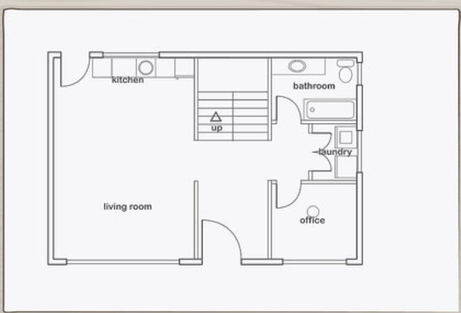
#> input picture uploads/Screenshot 2026-09-08 074503.png, 461 x 313 px, shrunk from 760 x 517 before the run
$ python test_extractor.py
#> lines starting #> are read from the running program, lines starting #| are printed output that depends on the picture; after the words box and inside, x2 and y2 are one past the last pixel; in counts of white or black regions, pixels touching at a corner belong together
import cv2
import numpy as np

def extract_blueprint_geometry(img_path, target_width_m=12.0, floor_h=2.8):
#> called with img_path = 'uploads/Screenshot 2026-09-08 074503.png', target_width_m = 12, floor_h = 2.8
    img = cv2.imread(img_path)
#> img is the input picture: shape (313, 461, 3); mean B, G, R 238.5, 237.1, 237.6
    if img is None:
        print("Image not found:", img_path)
        return
    h_px, w_px = img.shape[:2]
#> h_px = 313; w_px = 461
    gray = cv2.cvtColor(img, cv2.COLOR_BGR2GRAY)

    # Invert if dark background
    if np.mean(gray) < 127:
        gray = 255 - gray

    # Otsu threshold
    _, bin_inv = cv2.threshold(gray, 0, 255, cv2.THRESH_BINARY_INV + cv2.THRESH_OTSU)
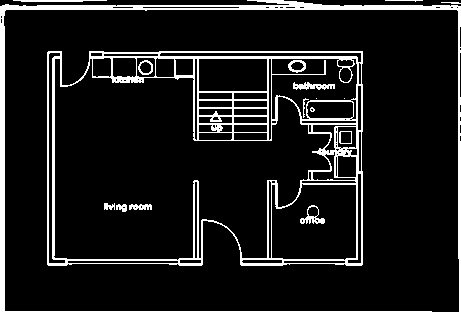
#> bin_inv: shape (313, 461); 10.7% white; 17 white regions (3 under 20 px), largest, box (x1, y1, x2, y2) and area: (47, 51, 363, 266) 8884, (0, 0, 461, 313) 5460, (293, 82, 335, 90) 199

    # Horizontal and vertical structural wall lines
    h_len = max(8, int(w_px * 0.035))
#> h_len = 16
    v_len = max(8, int(h_px * 0.035))
#> v_len = 10
    h_kernel = cv2.getStructuringElement(cv2.MORPH_RECT, (h_len, 1))
    v_kernel = cv2.getStructuringElement(cv2.MORPH_RECT, (1, v_len))
#> v_kernel = [1, 1, 1, 1, 1, 1, 1, 1, 1, 1]

    h_lines = cv2.morphologyEx(bin_inv, cv2.MORPH_OPEN, h_kernel)
#> h_lines: shape (313, 461); 5.3% white; 36 white regions (3 under 20 px), largest, box (x1, y1, x2, y2) and area: (0, 0, 461, 10) 2254, (0, 311, 461, 313) 894, (90, 56, 359, 59) 737
    v_lines = cv2.morphologyEx(bin_inv, cv2.MORPH_OPEN, v_kernel)
#> v_lines: shape (313, 461); 4.3% white; 44 white regions (11 under 20 px), largest, box (x1, y1, x2, y2) and area: (0, 6, 5, 313) 1516, (458, 7, 461, 313) 751, (52, 57, 55, 261) 604
    walls_mask = cv2.bitwise_or(h_lines, v_lines)
#> walls_mask: shape (313, 461); 9.5% white; 16 white regions (4 under 20 px)

    # Building envelope
    pts = cv2.findNonZero(walls_mask)
#> pts = contour of 13641 points, box (x1, y1, x2, y2) (0, 0, 461, 313), area 1986
    if pts is None:
        pts = cv2.findNonZero(bin_inv)
    bx, by, bw, bh = cv2.boundingRect(pts)
#> bx = 0; by = 0; bw = 461; bh = 313

    scale = target_width_m / max(10, bw)
#> scale = 0.026
    bl_m = round(bh * scale, 2)
#> bl_m = 8.15
    cx_px = bx + bw / 2.0
#> cx_px = 230.5
    cy_px = by + bh / 2.0
#> cy_px = 156.5

    # Extract wall rectangles
    wall_contours, _ = cv2.findContours(walls_mask, cv2.RETR_EXTERNAL, cv2.CHAIN_APPROX_SIMPLE)
#> wall_contours = 4 contours, 2 with area under 20; largest, box (x1, y1, x2, y2) and area: (0, 0, 461, 313) 141202, (14, 0, 108, 2) 62
    walls_3d = []
    w_idx = 1
    for c in wall_contours:
        if cv2.contourArea(c) < 25:
            continue
        wx, wy, ww, wh = cv2.boundingRect(c)
        cx_m = round((wx + ww / 2.0 - cx_px) * scale, 2)
        cz_m = round((wy + wh / 2.0 - cy_px) * scale, 2)
        w_m = max(0.18, round(ww * scale, 2))
        d_m = max(0.18, round(wh * scale, 2))
        walls_3d.append({
            'id': f'cv_wall_{w_idx}',
            'cx': cx_m, 'cz': cz_m, 'width': w_m, 'depth': d_m, 'height': floor_h
        })
        w_idx += 1
#> this loop made 4 passes
#> (wx, wy, ww, wh, cx_m, cz_m, w_m, d_m) on passes 3 to 4: (0, 0, 461, 313, 0, 0, 12, 8.15), (14, 0, 94, 2, -4.41, -4.05, 2.45, 0.18)
#> c on pass 2: [[386, 0], [423, 0]]
#> after the loop, w_idx = 3; walls_3d = 2 items

    # Extract rooms: close doors
    close_k = cv2.getStructuringElement(cv2.MORPH_RECT, (25, 25))
    closed_walls = cv2.morphologyEx(walls_mask, cv2.MORPH_CLOSE, close_k)
#> closed_walls: shape (313, 461); 20.7% white; 3 white regions, box (x1, y1, x2, y2) and area: (89, 51, 364, 267) 18535, (0, 0, 461, 313) 7863, (47, 52, 204, 267) 3418

    # Crop inside building bounding box
    inner_envelope = np.zeros_like(closed_walls)
    inner_envelope[by+4:by+bh-4, bx+4:bx+bw-4] = 255
    rooms_binary = cv2.bitwise_and(cv2.bitwise_not(closed_walls), inner_envelope)
#> rooms_binary: shape (313, 461); 78.4% white; 3 black regions, box (x1, y1, x2, y2) and area: (89, 51, 364, 267) 18535, (0, 0, 461, 313) 9145, (47, 52, 204, 267) 3418

    room_contours, _ = cv2.findContours(rooms_binary, cv2.RETR_EXTERNAL, cv2.CHAIN_APPROX_SIMPLE)
#> room_contours = [[[5, 10], [5, 308], [456, 308], [456, 10]]]
    rooms_3d = []
    min_room_area = (bw * bh) * 0.015
#> min_room_area = 2164.4
    r_idx = 1
    for c in room_contours:
        area_px = cv2.contourArea(c)
        if area_px < min_room_area:
            continue
        rx, ry, rw, rh = cv2.boundingRect(c)
        cx_m = round((rx + rw / 2.0 - cx_px) * scale, 2)
        cz_m = round((ry + rh / 2.0 - cy_px) * scale, 2)
        rw_m = round(rw * scale, 2)
        rl_m = round(rh * scale, 2)
        sqm = round(rw_m * rl_m, 2)
        rooms_3d.append({
            'id': f'cv_room_{r_idx}',
            'name': f'Room {r_idx}',
            'area_sqm': sqm,
            'cx': cx_m, 'cz': cz_m, 'width': rw_m, 'length': rl_m
        })
        r_idx += 1
#> this loop made 1 pass
#> (c, area_px, rx, ry, rw, rh, cx_m, cz_m) on pass 1: ([[5, 10], [5, 308], [456, 308], [456, 10]], 134398, 5, 10, 452, 299, 0.01, 0.08)
#> after the loop, r_idx = 2; rooms_3d = 1 item

    print(f"Done {img_path}: Envelope={target_width_m}mx{bl_m}m | Walls={len(walls_3d)} | Rooms={len(rooms_3d)}")
#| Done uploads/Screenshot 2026-09-08 074503.png: Envelope=12.0mx8.15m | Walls=2 | Rooms=1
    for r in rooms_3d[:6]:
        print(f"  {r['name']}: {r['area_sqm']} m² at ({r['cx']}, {r['cz']})")
#> this loop made 1 pass
#|   Room 1: 91.57 m² at (0.01, 0.08)

if __name__ == "__main__":
    extract_blueprint_geometry("uploads/Screenshot 2026-09-08 074503.png")
    extract_blueprint_geometry("uploads/Screenshot 2026-09-08 074533.png")
#> call 2 of extract_blueprint_geometry, with img_path = 'uploads/Screenshot 2026-09-08 074533.png', target_width_m = 12, floor_h = 2.8
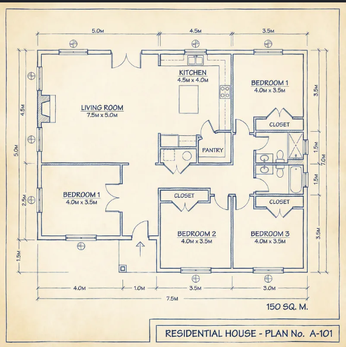
#> input picture uploads/Screenshot 2026-09-08 074533.png, 346 x 347 px, shrunk from 571 x 572 before the run
#> in extract_blueprint_geometry, img is the input picture: shape (347, 346, 3); mean B, G, R 208.4, 226.3, 233.5
#> in extract_blueprint_geometry (call 2), `_, bin_inv = cv2.threshold(gray, 0, 255, cv2.THRESH_BINARY_INV + cv2.T..`: bin_inv: shape (347, 346); 11.8% white in thin lines or dots
#> in extract_blueprint_geometry (call 2), `h_lines = cv2.morphologyEx(bin_inv, cv2.MORPH_OPEN, h_kernel)`: h_lines: shape (347, 346); 4.7% white; 71 white regions (24 under 20 px), largest, box (x1, y1, x2, y2) and area: (0, 0, 346, 3) 1038, (122, 8, 341, 10) 364, (42, 162, 130, 166) 340
#> in extract_blueprint_geometry (call 2), `v_lines = cv2.morphologyEx(bin_inv, cv2.MORPH_OPEN, v_kernel)`: v_lines: shape (347, 346); 2.8% white in thin lines or dots
#> in extract_blueprint_geometry (call 2), `walls_mask = cv2.bitwise_or(h_lines, v_lines)`: walls_mask: shape (347, 346); 7.5% white in thin lines or dots
#> in extract_blueprint_geometry (call 2), `pts = cv2.findNonZero(walls_mask)`: pts = contour of 8978 points, box (x1, y1, x2, y2) (0, 0, 346, 344), area 32280
#> in extract_blueprint_geometry (call 2), `bx, by, bw, bh = cv2.boundingRect(pts)`: bw = 346; bh = 344
#> in extract_blueprint_geometry (call 2), `scale = target_width_m / max(10, bw)`: scale = 0.0347
#> in extract_blueprint_geometry (call 2), `bl_m = round(bh * scale, 2)`: bl_m = 11.93
#> in extract_blueprint_geometry (call 2), `cx_px = bx + bw / 2.0`: cx_px = 173
#> in extract_blueprint_geometry (call 2), `cy_px = by + bh / 2.0`: cy_px = 172
#> in extract_blueprint_geometry (call 2), `wall_contours, _ = cv2.findContours(walls_mask, cv2.RETR_EXTERNAL, cv2..`: wall_contours = 68 contours, 52 with area under 20; largest, box (x1, y1, x2, y2) and area: (160, 53, 256, 167) 996, (0, 0, 346, 3) 690, (41, 135, 130, 237) 312, (253, 151, 305, 180) 297, (147, 187, 212, 270) 282
#> the loop in extract_blueprint_geometry (call 2), `for c in wall_contours:` made 68 passes
#> c on passes 1, 2, 4, 5, 6, 7, 8, 9, 10, 11, 12, 16: [[236, 342], [255, 342]], [[170, 336], [181, 336]], [[232, 298], [308, 298]], [[113, 298], [131, 298]], [[77, 298], [101, 298]], [[38, 298], [74, 298]], [[120, 272], [132, 272]], [[37, 259], [37, 274]], [[326, 251], [326, 273]], [[274, 242], [286, 242]], [[201, 242], [212, 242]], [[256, 206], [267, 206]]
#> (wx, wy, ww, wh, cx_m, cz_m, w_m, d_m) on passes 3, 13, 22, 26, 28, 35: (156, 325, 185, 19, 2.62, 5.64, 6.42, 0.66), (37, 213, 96, 29, -3.05, 1.92, 3.33, 1.01), (211, 197, 55, 73, 2.27, 2.13, 1.91, 2.53), (256, 193, 49, 2, 3.73, 0.76, 1.7, 0.18), (147, 187, 65, 83, 0.23, 1.96, 2.25, 2.88), (5, 153, 336, 191, 0, 2.65, 11.65, 6.62)
#> after the loop in extract_blueprint_geometry (call 2), `for c in wall_contours:`: w_idx = 16; walls_3d = 15 items
#> in extract_blueprint_geometry (call 2), `closed_walls = cv2.morphologyEx(walls_mask, cv2.MORPH_CLOSE, close_k)`:
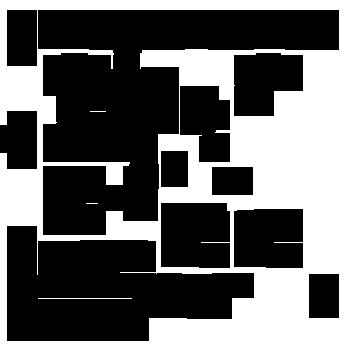
#> closed_walls: shape (347, 346); 39% white; 4 white regions (2 under 20 px), largest, box (x1, y1, x2, y2) and area: (0, 0, 346, 347) 46752, (38, 298, 132, 299) 94
#> in extract_blueprint_geometry (call 2), `rooms_binary = cv2.bitwise_and(cv2.bitwise_not(closed_walls), inner_en..`: rooms_binary: shape (347, 346); 60.7% white; 4 black regions (2 under 20 px)
#> in extract_blueprint_geometry (call 2), `room_contours, _ = cv2.findContours(rooms_binary, cv2.RETR_EXTERNAL, c..`: room_contours = 11 contours; largest, box (x1, y1, x2, y2) and area: (38, 10, 339, 235) 31311, (7, 226, 254, 340) 18602, (161, 203, 230, 268) 4234, (234, 209, 303, 268) 3834, (234, 53, 303, 116) 3404
#> in extract_blueprint_geometry (call 2), `min_room_area = (bw * bh) * 0.015`: min_room_area = 1785.4
#> the loop in extract_blueprint_geometry (call 2), `for c in room_contours:` made 11 passes
#> (area_px, rx, ry, rw, rh, cx_m, cz_m, rw_m) on passes 2, 3, 4, 8, 9, 10: (18601.5, 7, 226, 247, 114, -1.47, 3.85, 8.57), (3833.5, 234, 209, 69, 59, 3.31, 2.31, 2.39), (4234, 161, 203, 69, 65, 0.78, 2.2, 2.39), (2947, 180, 86, 50, 76, 1.11, -1.66, 1.73), (3403.5, 234, 53, 69, 63, 3.31, -3.03, 2.39), (31311, 38, 10, 301, 225, 0.54, -1.72, 10.44)
#> (c, area_px) on passes 1, 5, 6, 11: ([[309, 274], [309, 317], [338, 317], [338, 274]], 1247), ([[212, 167], [212, 194], [252, 194], [252, 167]], 1080), ([[161, 151], [161, 186], [187, 186], [187, 151]], 910), ([[7, 10], [7, 65], [36, 65], [36, 10]], 1595)
#> after the loop in extract_blueprint_geometry (call 2), `for c in room_contours:`: r_idx = 7; rooms_3d = 6 items
#| Done uploads/Screenshot 2026-09-08 074533.png: Envelope=12.0mx11.93m | Walls=15 | Rooms=6
#> the loop in extract_blueprint_geometry (call 2), `for r in rooms_3d[:6]:` made 6 passes
#|   Room 1: 33.85 m² at (-1.47, 3.85)
#|   Room 2: 4.9 m² at (3.31, 2.31)
#|   Room 3: 5.38 m² at (0.78, 2.2)
#|   Room 4: 4.57 m² at (1.11, -1.66)
#|   Room 5: 5.21 m² at (3.31, -3.03)
#|   Room 6: 81.43 m² at (0.54, -1.72)
    extract_blueprint_geometry("sample_blueprints/sample_floor_2unit.jpg")
#> call 3 of extract_blueprint_geometry, with img_path = 'sample_blueprints/sample_floor_2unit.jpg', target_width_m = 12, floor_h = 2.8
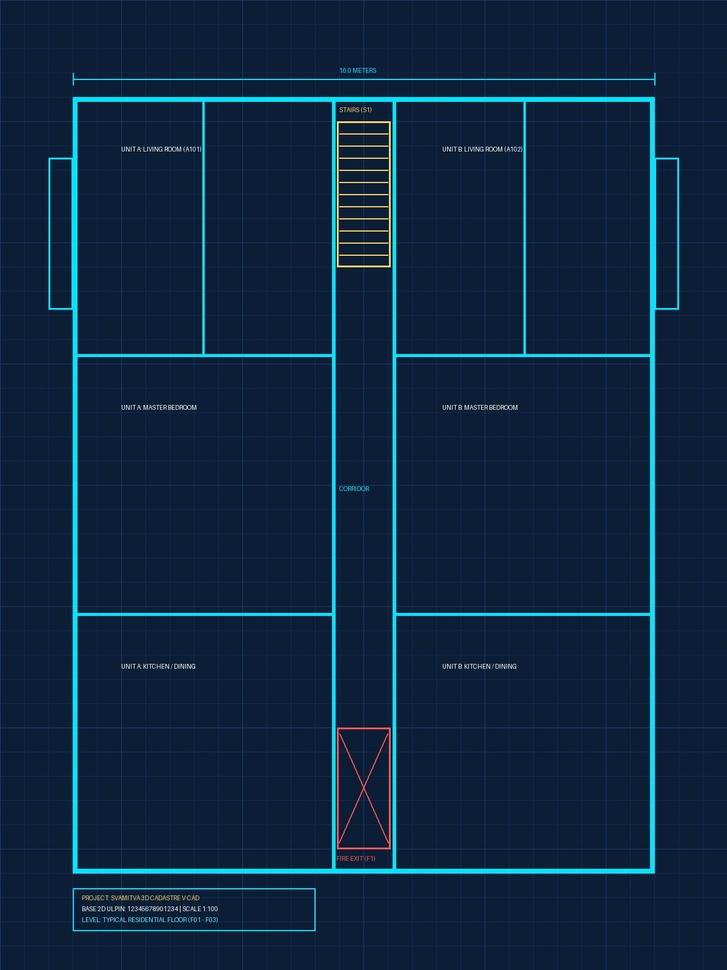
#> input picture sample_blueprints/sample_floor_2unit.jpg, 727 x 970 px, shrunk from 1200 x 1600 before the run
#> in extract_blueprint_geometry, img is the input picture: shape (970, 727, 3); mean B, G, R 63, 38.5, 13.9
#> in extract_blueprint_geometry (call 3), `_, bin_inv = cv2.threshold(gray, 0, 255, cv2.THRESH_BINARY_INV + cv2.T..`: bin_inv: shape (970, 727); 4.4% white; 189 white regions (156 under 20 px), largest, box (x1, y1, x2, y2) and area: (48, 97, 679, 874) 24678, (337, 121, 391, 268) 1723, (337, 728, 391, 849) 831
#> in extract_blueprint_geometry (call 3), `h_lines = cv2.morphologyEx(bin_inv, cv2.MORPH_OPEN, h_kernel)`: h_lines: shape (970, 727); 1.6% white; 28 white regions, largest, box (x1, y1, x2, y2) and area: (73, 97, 655, 102) 2910, (73, 869, 655, 874) 2910, (73, 354, 336, 357) 789
#> in extract_blueprint_geometry (call 3), `v_lines = cv2.morphologyEx(bin_inv, cv2.MORPH_OPEN, v_kernel)`: v_lines: shape (970, 727); 2.4% white; 14 white regions, largest, box (x1, y1, x2, y2) and area: (71, 97, 78, 874) 4190, (650, 97, 656, 874) 4037, (332, 97, 336, 874) 3108
#> in extract_blueprint_geometry (call 3), `walls_mask = cv2.bitwise_or(h_lines, v_lines)`: walls_mask: shape (970, 727); 4% white; 5 white regions
#> in extract_blueprint_geometry (call 3), `pts = cv2.findNonZero(walls_mask)`: pts = contour of 28097 points, box (x1, y1, x2, y2) (48, 79, 679, 931), area 137058
#> in extract_blueprint_geometry (call 3), `bx, by, bw, bh = cv2.boundingRect(pts)`: bx = 48; by = 79; bw = 631; bh = 852
#> in extract_blueprint_geometry (call 3), `scale = target_width_m / max(10, bw)`: scale = 0.019
#> in extract_blueprint_geometry (call 3), `bl_m = round(bh * scale, 2)`: bl_m = 16.2
#> in extract_blueprint_geometry (call 3), `cx_px = bx + bw / 2.0`: cx_px = 363.5
#> in extract_blueprint_geometry (call 3), `cy_px = by + bh / 2.0`: cy_px = 505
#> in extract_blueprint_geometry (call 3), `wall_contours, _ = cv2.findContours(walls_mask, cv2.RETR_EXTERNAL, cv2..`: wall_contours = 3 contours, 1 with area under 20; largest, box (x1, y1, x2, y2) and area: (48, 97, 679, 874) 458258, (73, 888, 316, 931) 10164
#> the loop in extract_blueprint_geometry (call 3), `for c in wall_contours:` made 3 passes
#> (c, wx, wy, ww, wh, cx_m, cz_m, w_m) on pass 1: ([[73, 888], [73, 930], [315, 930], [315, 888]], 73, 888, 243, 43, -3.21, 7.69, 4.62)
#> (wx, wy, ww, wh, cx_m, cz_m, w_m, d_m) on pass 2: (48, 97, 631, 777, 0, -0.37, 12, 14.78)
#> after the loop in extract_blueprint_geometry (call 3), `for c in wall_contours:`: w_idx = 3; walls_3d = 2 items
#> in extract_blueprint_geometry (call 3), `closed_walls = cv2.morphologyEx(walls_mask, cv2.MORPH_CLOSE, close_k)`: closed_walls: shape (970, 727); 8.1% white; 1 white region, box (x1, y1, x2, y2) and area: (48, 79, 679, 931) 56853
#> in extract_blueprint_geometry (call 3), `rooms_binary = cv2.bitwise_and(cv2.bitwise_not(closed_walls), inner_en..`: rooms_binary: shape (970, 727); 67% white; 1 black region
#> in extract_blueprint_geometry (call 3), `room_contours, _ = cv2.findContours(rooms_binary, cv2.RETR_EXTERNAL, c..`: room_contours = 15 contours; largest, box (x1, y1, x2, y2) and area: (396, 357, 650, 613) 64515, (78, 357, 332, 613) 64515, (396, 616, 650, 869) 63756, (78, 616, 332, 869) 63756, (396, 102, 523, 354) 31626
#> in extract_blueprint_geometry (call 3), `min_room_area = (bw * bh) * 0.015`: min_room_area = 8064.2
#> the loop in extract_blueprint_geometry (call 3), `for c in room_contours:` made 15 passes
#> (c, area_px, rx, ry, rw, rh, cx_m, cz_m) on passes 1, 3, 4, 5, 6, 8, 10: ([[74, 889], [74, 926], [313, 926], [313, 889]], 8843, 74, 889, 240, 38, -3.22, 7.66), ([[396, 616], [396, 868], [649, 868], [649, 616]], 63756, 396, 616, 254, 253, 3.03, 4.52), ([[78, 616], [78, 868], [331, 868], [331, 616]], 63756, 78, 616, 254, 253, -3.01, 4.52), ([[396, 357], [396, 612], [649, 612], [649, 357]], 64515, 396, 357, 254, 256, 3.03, -0.38), ([[78, 357], [78, 612], [331, 612], [331, 357]], 64515, 78, 357, 254, 256, -3.01, -0.38), ([[52, 310], [52, 926], [72, 926], [72, 310]], 12320, 52, 310, 21, 617, -5.72, 2.16), ([[526, 102], [526, 353], [649, 353], [649, 102]], 30873, 526, 102, 124, 252, 4.27, -5.27)
#> (c, area_px) on passes 2, 14: ([[339, 729], [339, 847], [388, 847], [388, 729]], 5782), ([[655, 83], [655, 157], [674, 157], [674, 83]], 1406)
#> after the loop in extract_blueprint_geometry (call 3), `for c in room_contours:`: r_idx = 13; rooms_3d = 12 items
#| Done sample_blueprints/sample_floor_2unit.jpg: Envelope=12.0mx16.2m | Walls=2 | Rooms=12
#> the loop in extract_blueprint_geometry (call 3), `for r in rooms_3d[:6]:` made 6 passes
#|   Room 1: 3.28 m² at (-3.22, 7.66)
#|   Room 2: 23.23 m² at (3.03, 4.52)
#|   Room 3: 23.23 m² at (-3.01, 4.52)
#|   Room 4: 23.52 m² at (3.03, -0.38)
#|   Room 5: 23.52 m² at (-3.01, -0.38)
#|   Room 6: 80.12 m² at (2.51, 2.16)
    extract_blueprint_geometry("sample_blueprints/user_test_blueprint.png")
#> call 4 of extract_blueprint_geometry, with target_width_m = 12, floor_h = 2.8
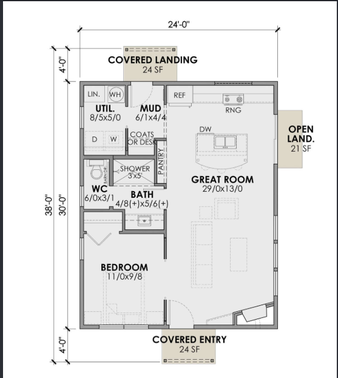
#> input picture sample_blueprints/user_test_blueprint.png, 338 x 378 px, shrunk from 557 x 623 before the run
#> in extract_blueprint_geometry, img is the input picture: shape (378, 338, 3); mean B, G, R 231.1, 231.6, 231.7
#> in extract_blueprint_geometry (call 4), `_, bin_inv = cv2.threshold(gray, 0, 255, cv2.THRESH_BINARY_INV + cv2.T..`: bin_inv: shape (378, 338); 8.7% white; 204 white regions (131 under 20 px), largest, box (x1, y1, x2, y2) and area: (79, 81, 278, 330) 5589, (0, 0, 338, 378) 1847, (224, 176, 254, 183) 134
#> in extract_blueprint_geometry (call 4), `h_lines = cv2.morphologyEx(bin_inv, cv2.MORPH_OPEN, h_kernel)`: h_lines: shape (378, 338); 2.3% white; 12 white regions (2 under 20 px), largest, box (x1, y1, x2, y2) and area: (79, 81, 278, 86) 910, (79, 324, 278, 330) 723, (79, 155, 163, 160) 405
#> in extract_blueprint_geometry (call 4), `v_lines = cv2.morphologyEx(bin_inv, cv2.MORPH_OPEN, v_kernel)`: v_lines: shape (378, 338); 3.5% white; 14 white regions (1 under 20 px), largest, box (x1, y1, x2, y2) and area: (0, 0, 3, 378) 1134, (79, 81, 84, 329) 1118, (273, 81, 278, 329) 888
#> in extract_blueprint_geometry (call 4), `walls_mask = cv2.bitwise_or(h_lines, v_lines)`:
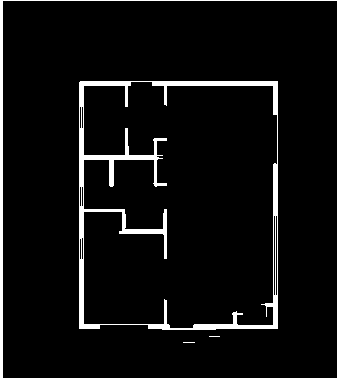
#> walls_mask: shape (378, 338); 5.5% white; 4 white regions (2 under 20 px)
#> in extract_blueprint_geometry (call 4), `pts = cv2.findNonZero(walls_mask)`: pts = contour of 7087 points, box (x1, y1, x2, y2) (0, 0, 338, 378), area 0
#> in extract_blueprint_geometry (call 4), `bx, by, bw, bh = cv2.boundingRect(pts)`: bx = 0; bw = 338; bh = 378
#> in extract_blueprint_geometry (call 4), `scale = target_width_m / max(10, bw)`: scale = 0.0355
#> in extract_blueprint_geometry (call 4), `bl_m = round(bh * scale, 2)`: bl_m = 13.42
#> in extract_blueprint_geometry (call 4), `cx_px = bx + bw / 2.0`: cx_px = 169
#> in extract_blueprint_geometry (call 4), `cy_px = by + bh / 2.0`: cy_px = 189
#> in extract_blueprint_geometry (call 4), `wall_contours, _ = cv2.findContours(walls_mask, cv2.RETR_EXTERNAL, cv2..`: wall_contours = 4 contours, 2 with area under 20; largest, box (x1, y1, x2, y2) and area: (79, 81, 278, 330) 48764, (0, 0, 338, 378) 755
#> the loop in extract_blueprint_geometry (call 4), `for c in wall_contours:` made 4 passes
#> c on passes 1 to 2: [[183, 342], [194, 342]], [[209, 336], [219, 336]]
#> (wx, wy, ww, wh, cx_m, cz_m, w_m, d_m) on passes 3 to 4: (79, 81, 199, 249, 0.34, 0.59, 7.07, 8.84), (0, 0, 338, 378, 0, 0, 12, 13.42)
#> after the loop in extract_blueprint_geometry (call 4), `for c in wall_contours:`: w_idx = 3
#> in extract_blueprint_geometry (call 4), `closed_walls = cv2.morphologyEx(walls_mask, cv2.MORPH_CLOSE, close_k)`: closed_walls: shape (378, 338); 7.2% white; 2 white regions, box (x1, y1, x2, y2) and area: (79, 81, 278, 343) 7332, (0, 0, 338, 378) 1846
#> in extract_blueprint_geometry (call 4), `rooms_binary = cv2.bitwise_and(cv2.bitwise_not(closed_walls), inner_en..`:
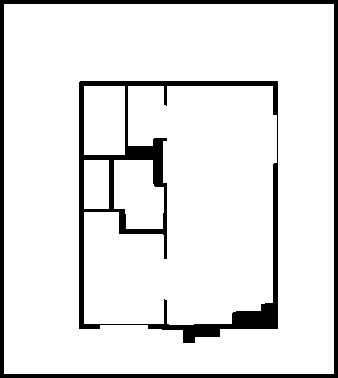
#> rooms_binary: shape (378, 338); 89.8% white; 2 black regions, box (x1, y1, x2, y2) and area: (79, 81, 278, 343) 7332, (0, 0, 338, 378) 5664
#> in extract_blueprint_geometry (call 4), `room_contours, _ = cv2.findContours(rooms_binary, cv2.RETR_EXTERNAL, c..`: room_contours = [[[4, 4], [4, 373], [333, 373], [333, 4]]]
#> in extract_blueprint_geometry (call 4), `min_room_area = (bw * bh) * 0.015`: min_room_area = 1916.5
#> the loop in extract_blueprint_geometry (call 4), `for c in room_contours:` made 1 pass
#> (c, area_px, rx, ry, rw, rh, cx_m, cz_m) on pass 1: ([[4, 4], [4, 373], [333, 373], [333, 4]], 121401, 4, 4, 330, 370, 0, 0)
#> after the loop in extract_blueprint_geometry (call 4), `for c in room_contours:`: r_idx = 2; rooms_3d = 1 item
#| Done sample_blueprints/user_test_blueprint.png: Envelope=12.0mx13.42m | Walls=2 | Rooms=1
#> the loop in extract_blueprint_geometry (call 4), `for r in rooms_3d[:6]:` made 1 pass
#|   Room 1: 154.0 m² at (0.0, 0.0)
